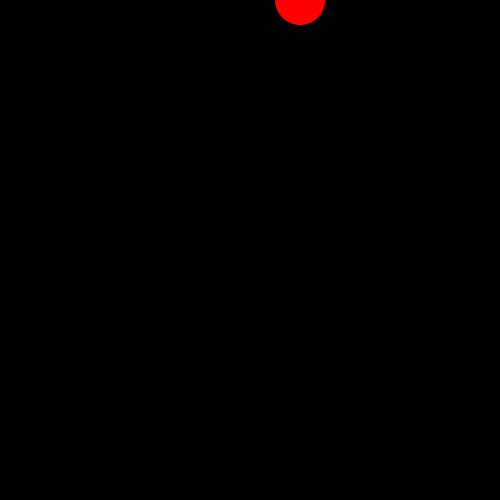
Frame 1 (no input)
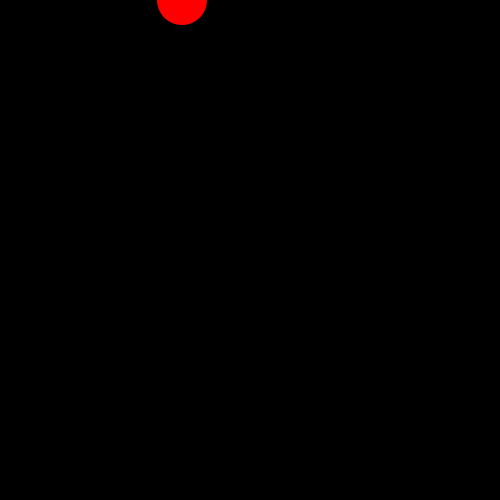
Frame 60 (the mouse pressed at the canvas centre just before this capture)
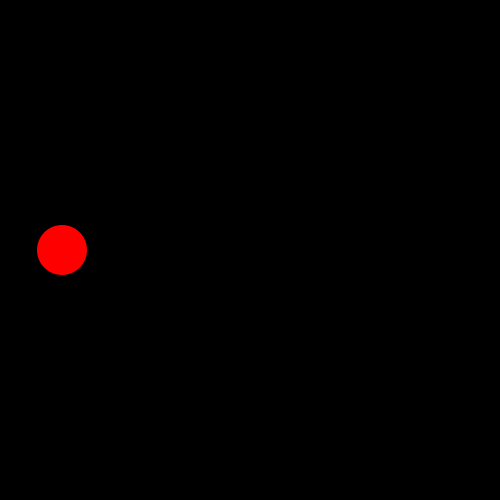
Frame 120 (the mouse held since frame 60 and released just before this capture)

The Processing sketch that drew these frames (run headless with seeded random() and noise(); from frame 60 on, the mouse is pressed at the canvas centre):

// Processing sketch: FirstSteps
// ── FirstSteps.pde
// Processing: Java
// C, C++, C#, ... 

// Typen
int x = 300;
int y = 100;

// int: Ganzzahlen
// float: Gleitkommazahlen
float apfel = 1.3;

// String: Zeichenkeitten
String name = "Patrick";

// Auch Funktionen müssen einen Rückgabewert haben
int mult(int a, int b) {
  return a * b;
}

void setup() {
  size(500, 500);
}

void draw() {
  
  // background(0, 0, 0);
  background(0);
  
  //   R    G  B
  fill(255, 0, 0);
  
  stroke(0, 255, 0);
  strokeWeight(20);
  noStroke();
  
  //     X   Y    Radius
  circle(x, mouseY, 50);
  
  x = x - 2;
}
